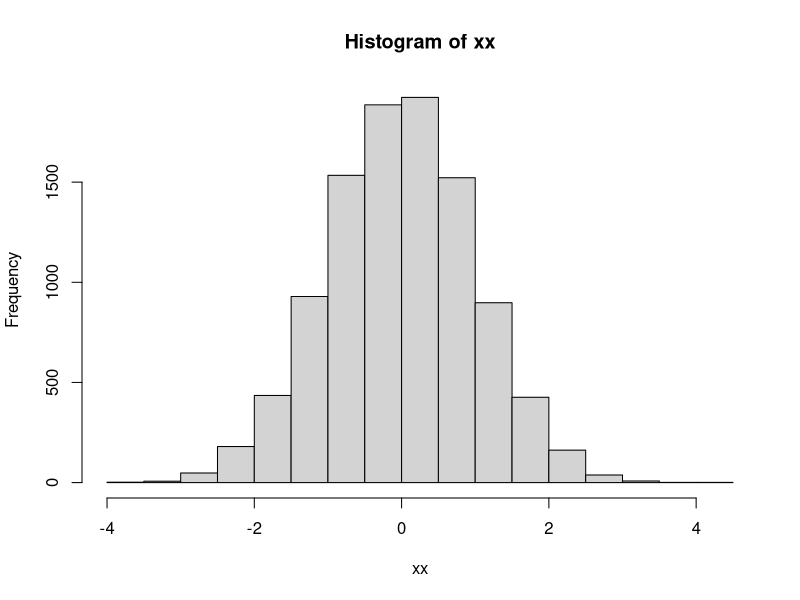

The R source for this figure: (Note: this script raises an error after producing the figure.)
rm(list=ls())   # remove all existing variables

?rnorm  # tells your how to use this function
?hist

xx <- rnorm(10000)  # generate 10000 standard normal random samples
hist(xx)            # draw a histogram for vector xx1 <-list

?basicStats
??basicStats


# Three ways to create vector
way1 <- 1:3  # way 1
print(way1)
v1 <- seq(-10,10, by = 0.1)
print(v1)
v2 <- rep(c('0','1','2'),3)
print(v2)

# Explicit coercion
# Convert v2 to numeric
v2num <- as.numeric(v2)
print(v2num)
# Convert v2 to logical
v2NA <- as.logical(v2)
print(v2NA)
# Convert v2num to logical
v2logical <- as.logical(v2num)
print(v2logical)

# Matrix and List
# 3x3 matrix
m2 <- matrix(v2num, nrow = 3, byrow = T)
print(m2)
# Calculating inverse of m2
solve(m2)
# Doesn't work as [m2] yields 0, so changing few enteries
m2[1, 1] = 4
m2[3, 3] = 7
solve(m2)

# My First List
myFirstList <- list(char = v2, integer = v2num, NAs = v2NA, 
                    bool = v2logical, mat = m2)
# Subseting 4th element by indexing
myFirstList[4]
# Subseting 4th element by element name
myFirstList["bool"]



# Fibonacci 
# Wrong one as nth term <> (n-1)th term + (n-2)th term
a <- 0
b <- 1
MAX = 1000
while (TRUE)
{
    print (a)
    if (a > MAX)
        break
    a <- b
    b <- a + b
}

# Right one as given in the code but goes beyond MAX
a <- 0
b <- 1
MAX = 10000
while(TRUE)
{
    print (a)
    if(a > MAX)
        break
    tmp <- a
    a <- b
    b <- tmp + b
}

# learning repeat
?Repeat
# Fibonacci using repeat. Doesn't go be beyond MAX specified
MAX <- 10000
a <- 0
b <- 1
repeat
{
    if(a > MAX)
        break
    print (a)
    tmp <- a
    a <- b
    b <- tmp + b
}
    